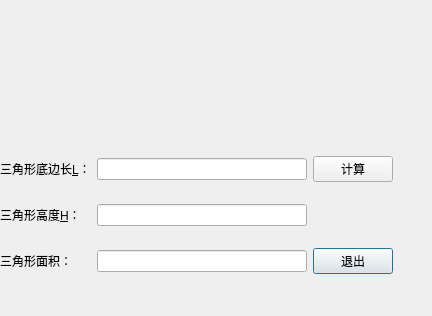
<?xml version="1.0" encoding="UTF-8"?>
<ui version="4.0">
 <class>TriangleDialog</class>
 <widget class="QDialog" name="TriangleDialog">
  <property name="geometry">
   <rect>
    <x>0</x>
    <y>0</y>
    <width>432</width>
    <height>316</height>
   </rect>
  </property>
  <property name="windowTitle">
   <string>三角形面积计算</string>
  </property>
  <widget class="QLabel" name="label_4">
   <property name="geometry">
    <rect>
     <x>-10</x>
     <y>10</y>
     <width>171</width>
     <height>121</height>
    </rect>
   </property>
   <property name="styleSheet">
    <string notr="true">image: url(:/iocFile/images/bitbug_favicon(1).ico);</string>
   </property>
   <property name="text">
    <string/>
   </property>
  </widget>
  <widget class="QWidget" name="layoutWidget">
   <property name="geometry">
    <rect>
     <x>0</x>
     <y>140</y>
     <width>393</width>
     <height>151</height>
    </rect>
   </property>
   <layout class="QGridLayout" name="gridLayout">
    <item row="1" column="0">
     <widget class="QLabel" name="label">
      <property name="text">
       <string>三角形底边长&amp;L：</string>
      </property>
      <property name="buddy">
       <cstring>lengthEdit</cstring>
      </property>
     </widget>
    </item>
    <item row="1" column="1">
     <widget class="QLineEdit" name="lengthEdit"/>
    </item>
    <item row="2" column="0">
     <widget class="QLabel" name="label_2">
      <property name="text">
       <string>三角形高度&amp;H：</string>
      </property>
      <property name="buddy">
       <cstring>heightEdit</cstring>
      </property>
     </widget>
    </item>
    <item row="2" column="1">
     <widget class="QLineEdit" name="heightEdit"/>
    </item>
    <item row="3" column="0">
     <widget class="QLabel" name="label_3">
      <property name="text">
       <string>三角形面积：</string>
      </property>
      <property name="buddy">
       <cstring>areaEdit</cstring>
      </property>
     </widget>
    </item>
    <item row="3" column="1">
     <widget class="QLineEdit" name="areaEdit"/>
    </item>
    <item row="3" column="2">
     <widget class="QPushButton" name="exitButton">
      <property name="text">
       <string>退出</string>
      </property>
     </widget>
    </item>
    <item row="1" column="2">
     <widget class="QPushButton" name="calculateButton">
      <property name="text">
       <string>计算</string>
      </property>
     </widget>
    </item>
   </layout>
  </widget>
 </widget>
 <tabstops>
  <tabstop>lengthEdit</tabstop>
  <tabstop>heightEdit</tabstop>
  <tabstop>areaEdit</tabstop>
 </tabstops>
 <resources/>
 <connections/>
</ui>
